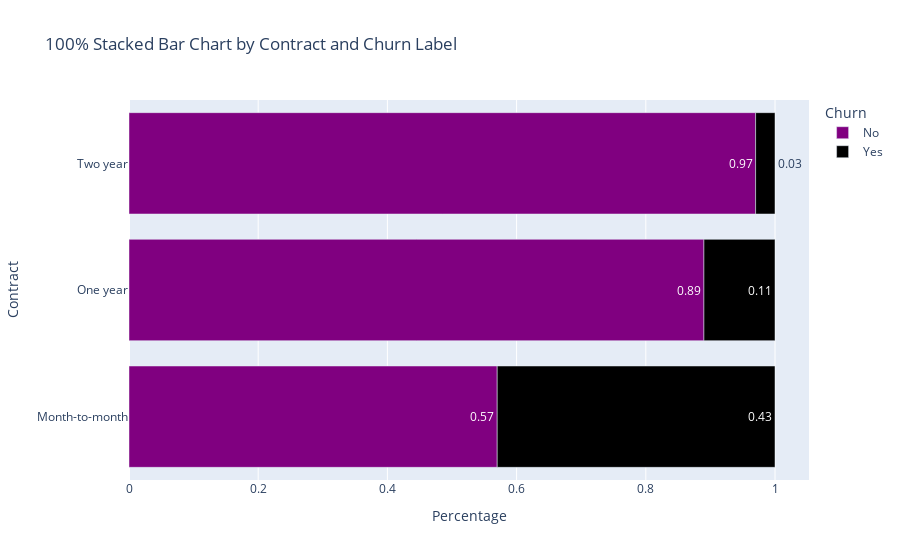

The code cell stored with this chart in its notebook:
### Code cell
colors = {'Yes': 'black', 'No': 'purple'}
fig = px.bar(Contract_Churn, x='normalized_count', y='Contract', color='Churn',
             title='100% Stacked Bar Chart by Contract and Churn Label', text= 'normalized_count',
             labels={'normalized_count': 'Percentage'}, color_discrete_map=colors)

fig.update_layout(barmode='relative')  # Make the bar chart 100% stacked

fig.show()

### Figure 1 — Plotly figure (JSON) as saved in the notebook; plotly's stock layout.template omitted (floating-point values rounded to 4 significant figures)
{"data": [{"alignmentgroup": "True", "hovertemplate": "Churn=No<br>Percentage=%{text}<br>Contract=%{y}<extra></extra>", "legendgroup": "No", "marker": {"color": "purple", "pattern": {"shape": ""}}, "name": "No", "offsetgroup": "No", "orientation": "h", "showlegend": true, "text": [0.57, 0.89, 0.97], "textposition": "auto", "type": "bar", "x": [0.57, 0.89, 0.97], "xaxis": "x", "y": ["Month-to-month", "One year", "Two year"], "yaxis": "y"}, {"alignmentgroup": "True", "hovertemplate": "Churn=Yes<br>Percentage=%{text}<br>Contract=%{y}<extra></extra>", "legendgroup": "Yes", "marker": {"color": "black", "pattern": {"shape": ""}}, "name": "Yes", "offsetgroup": "Yes", "orientation": "h", "showlegend": true, "text": [0.43, 0.11, 0.03], "textposition": "auto", "type": "bar", "x": [0.43, 0.11, 0.03], "xaxis": "x", "y": ["Month-to-month", "One year", "Two year"], "yaxis": "y"}], "layout": {"barmode": "relative", "legend": {"title": {"text": "Churn"}, "tracegroupgap": 0}, "title": {"text": "100% Stacked Bar Chart by Contract and Churn Label"}, "xaxis": {"anchor": "y", "domain": [0, 1], "title": {"text": "Percentage"}}, "yaxis": {"anchor": "x", "domain": [0, 1], "title": {"text": "Contract"}}}}
